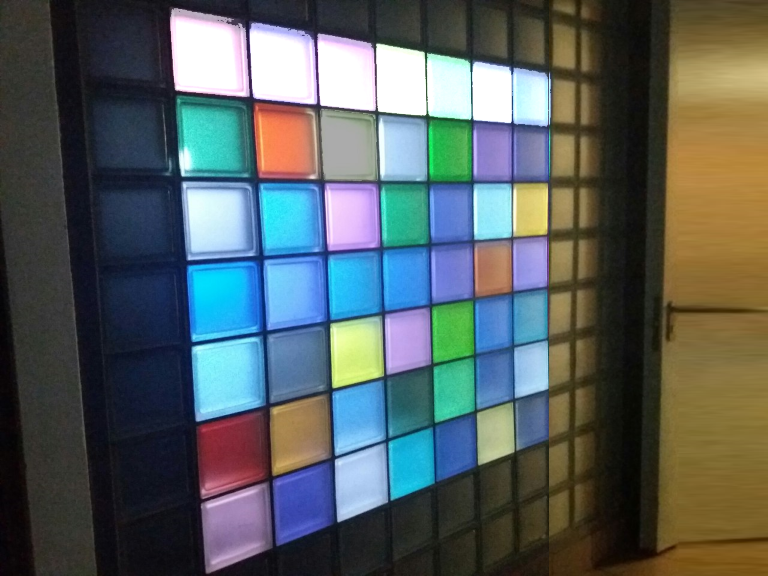
//> input picture OpenCVTest/OpenCVTest/real.png, 768 x 576 px
$ ./main   (built with g++ and OpenCV 4)
//> lines starting //> are read from the running program, lines starting //| are printed output that depends on the picture; after the words box and inside, x2 and y2 are one past the last pixel; in counts of white or black regions, pixels touching at a corner belong together
#include <opencv2/opencv.hpp>
#include "opencv2/highgui/highgui.hpp"
#include "opencv2/imgproc/imgproc.hpp"
#include <stdint.h>
#include <math.h>

using namespace cv;
using namespace std;

struct color
{
	float r, g, b;
};
const int C = 4;
const int N = 100;
Mat modules[N];
color palette[C];
String codes[C] = { "00","01","10","11" };
color paletteAverages[C][N];
int numOfPaletteColors[C] = {0, 0, 0, 0};
String messages[N];

// [133 lines left out: functions split, average, printMessage, indexOfMax, averagePaletteColors, decode and 1 more, not called in this run]

// Finds the intersection of two lines, or returns false.
// The lines are defined by (o1, p1) and (o2, p2).
bool intersection(Point2f o1, Point2f p1, Point2f o2, Point2f p2,
	Point2f &r)
{
	Point2f x = o2 - o1;
	Point2f d1 = p1 - o1;
	Point2f d2 = p2 - o2;

	float cross = d1.x*d2.y - d1.y*d2.x;
	if (abs(cross) < /*EPS*/1e-8)
		return false;

	double t1 = (x.x * d2.y - x.y * d2.x) / cross;
	r = o1 + d1 * t1;
	return true;
}

void detectAnglePoints(Mat src) {
	Mat dst, cdst;
	Canny(src, dst, 50, 200, 3);
	cvtColor(dst, cdst, CV_GRAY2BGR);

	vector<Vec2f> lines;
	// detect lines
	HoughLines(dst, lines, 1, CV_PI / 180, 150, 0, 90);
	int linesSize = lines.size();
	cout << linesSize << endl;
	vector<Point> linePoints1;
	vector<Point> linePoints2;
	// draw lines
	for (size_t i = 0; i < lines.size(); i++)
	{
		float rho = lines[i][0], theta = lines[i][1];
		Point pt1, pt2;
		double a = cos(theta), b = sin(theta);
		double x0 = a*rho, y0 = b*rho;
		pt1.x = cvRound(x0 + 1000 * (-b));
		pt1.y = cvRound(y0 + 1000 * (a));
		pt2.x = cvRound(x0 - 1000 * (-b));
		pt2.y = cvRound(y0 - 1000 * (a));
		linePoints1.push_back(pt1);
		linePoints2.push_back(pt2);
		line(cdst, pt1, pt2, Scalar(0, 0, 255), 3, CV_AA);
	}

	vector<Point2f> intersectionPoints;
	for (int i = 0; i < linePoints1.size(); i++)
	{
		for (int j = i + 1; j < linePoints2.size(); j++)
		{
			Point2f intersectionPoint;
			intersection(linePoints1[i], linePoints2[i], linePoints1[j], linePoints2[j], intersectionPoint);
			int thickness = -1;
			int lineType = 8;
			circle(cdst, intersectionPoint, 2.0, Scalar(0, 255, 0), thickness, lineType);
			intersectionPoints.push_back(intersectionPoint);
		}
	}

	vector<float> distances;
	float distanceSum = 0;
	for (int i = 0; i < intersectionPoints.size(); i++)
	{
		for (int j = i + 1; j < intersectionPoints.size(); j++)
		{
			Point diff = intersectionPoints[i] - intersectionPoints[j];
			distanceSum += sqrt(diff.x*diff.x + diff.y*diff.y);
		}
	}
	float averageDistance = distanceSum / intersectionPoints.size();
	cout << distanceSum << endl;
	cout << averageDistance << endl;

	imshow("source", src);
	imshow("detected lines", cdst);

	imwrite("lines.png", cdst);
}

int main(int argc, char** argv)
{
	//decoding !!!
	//Mat imageCode = imread("code.png", CV_LOAD_IMAGE_COLOR);
	//decode(imageCode);
	//cout << checkCorrectness();

	//angle points detection !!!
	Mat src = imread("real.png", 0);
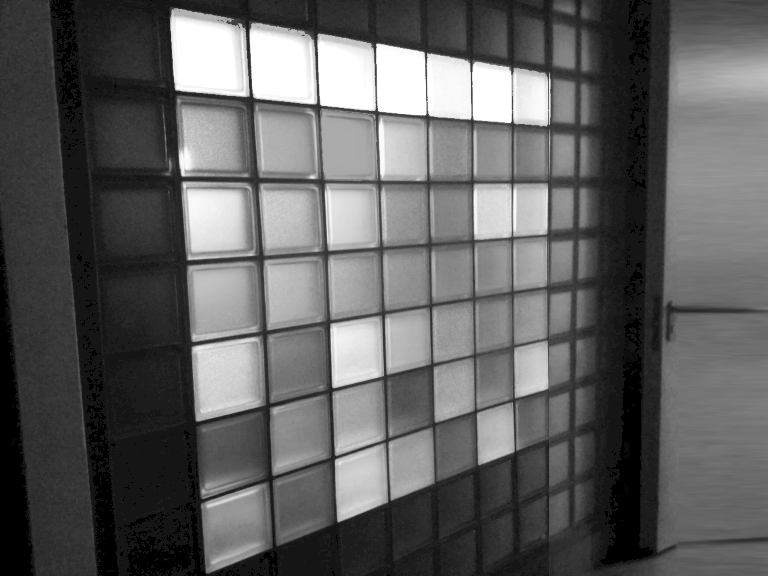
//> src: 576 rows x 768 cols, CV_8UC1; min 0, max 255, mean 95.4
	detectAnglePoints(src);
//> in detectAnglePoints, `Canny(src, dst, 50, 200, 3);`:
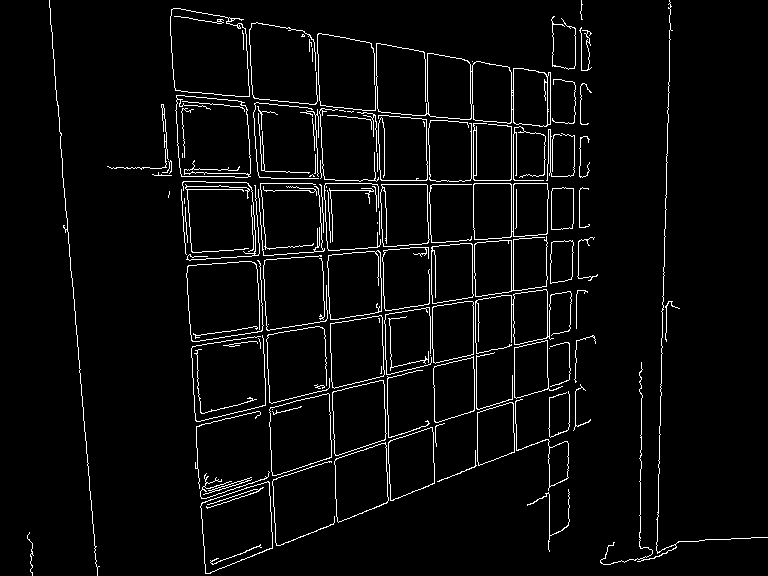
//> dst: 576 rows x 768 cols, CV_8UC1; 4% white in thin lines or dots
//> in detectAnglePoints, `cvtColor(dst, cdst, CV_GRAY2BGR);`: cdst: 576 rows x 768 cols, CV_8UC3; 4% white in thin lines or dots
//> in detectAnglePoints, `HoughLines(dst, lines, 1, CV_PI / 180, 150, 0, 90);`: lines = 42 lines (rho, theta), first 12: [-47, 3.05], [-373, 3.11], [-318, 3.11], [513, 0], [511, 0], [-426, 3.12], [367, 1.41], [-23, 1.75], [457, 1.33], [540, 1.26], [537, 1.26], [-469, 3.12]
//> in detectAnglePoints, `int linesSize = lines.size();`: linesSize = 42
//| 42
//> the loop in detectAnglePoints, `for (size_t i = 0; i < lines.size(); i++)` made 42 passes
//> (rho, theta, a, b, x0, y0) on passes 1 to 12: (-47, 3.05, -0.996, 0.0872, 46.82, -4.1), (-373, 3.11, -0.999, 0.0349, 372.8, -13.02), (-318, 3.11, -0.999, 0.0349, 317.8, -11.1), (513, 0, 1, 0, 513, 0), (511, 0, 1, 0, 511, 0), (-426, 3.12, -1, 0.0175, 425.9, -7.43), (367, 1.41, 0.156, 0.988, 57.41, 362.5), (-23, 1.75, -0.174, 0.985, 3.99, -22.65), (457, 1.33, 0.242, 0.97, 110.6, 443.4), (540, 1.26, 0.309, 0.951, 166.9, 513.6), (537, 1.26, 0.309, 0.951, 165.9, 510.7), (-469, 3.12, -1, 0.0175, 468.9, -8.19)
//> after the loop in detectAnglePoints, `for (size_t i = 0; i < lines.size(); i++)`:
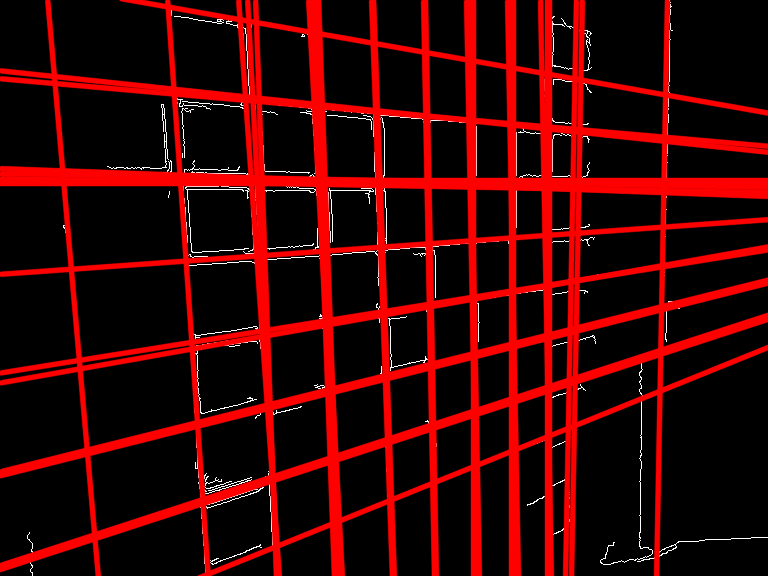
//> cdst: 576 rows x 768 cols, CV_8UC3; mean B, G, R 2.5, 2.5, 59.1
//> the loop in detectAnglePoints, `for (int i = 0; i < linePoints1.size(); i++)` made 42 passes
//> after the loop in detectAnglePoints, `for (int i = 0; i < linePoints1.size(); i++)`:
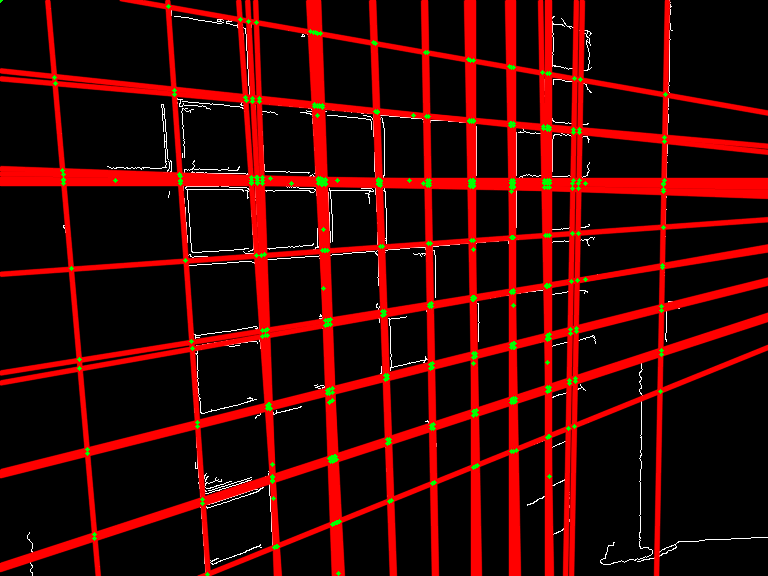
//> cdst: 576 rows x 768 cols, CV_8UC3; 0.81% of pixels changed, all inside (x1, y1, x2, y2) = (0, 0, 668, 576)
//> after the loop in detectAnglePoints, `for (int i = 0; i < linePoints1.size(); i++)`: intersectionPoints = 861 Points (x, y), first 12: [591.9, 6233.6], [499.9, 5180.9], [513, 5330.9], [511, 5308], [520.5, 5416.4], [78.72, 359.1], [46.03, -15.1], [86.61, 449.4], [94.31, 537.6], [94.03, 534.4], [574.2, 6031.4], [101.2, 616.9]
//> after the loop in detectAnglePoints, `for (int i = 0; i < intersectionPoints.size(); i++)`: distanceSum = nan
//| -nan
//| -nan

	waitKey();
	return 0;
}
